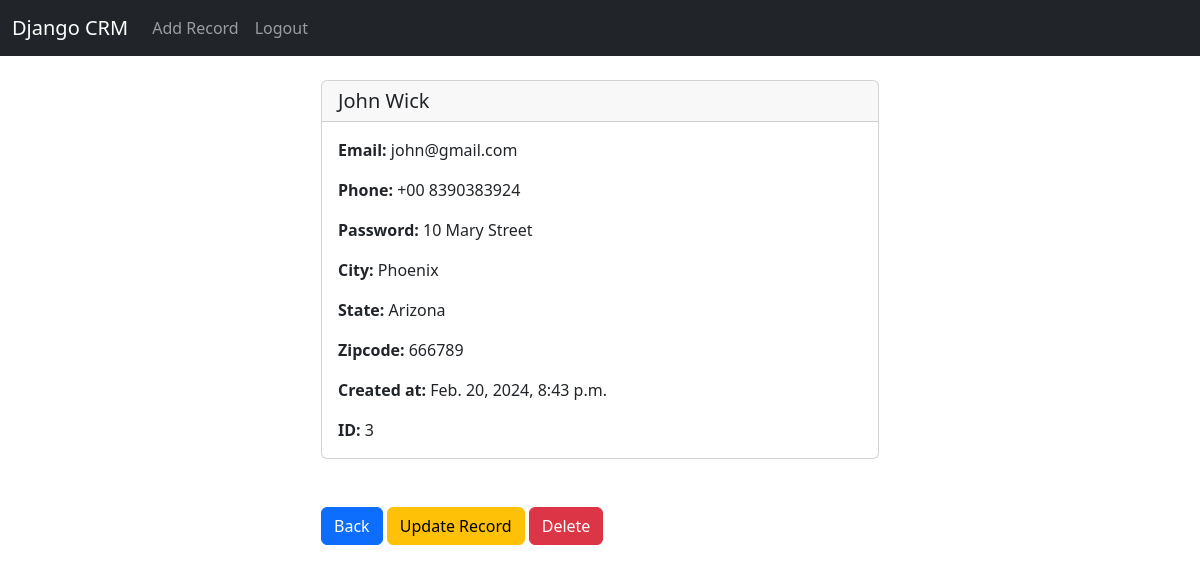
Screenshot of /record/3 (signed in) with the database file from the repository.
### website/models.py (models this page shows, shortened)
class Record(models.Model):
    created_at = models.DateTimeField(auto_now_add=True)
    first_name = models.CharField(max_length=50)
    last_name = models.CharField(max_length=50)
    email = models.CharField(max_length=100)
    phone = models.CharField(max_length=15)
    address = models.CharField(max_length=100)
    city = models.CharField(max_length=50)
    state = models.CharField(max_length=50)
    zipcode = models.CharField(max_length=20)

### website/views.py (the view)
# urls.py: path('record/<int:pk>', views.customer_record, name='record'),
def customer_record(request, pk):
    if request.user.is_authenticated:
        customer_record = Record.objects.get(id=pk)
        return render(request, 'record.html', {'customer_record': customer_record})
    else:
        messages.success(request, "You must be Logged In to view that page...")
        return redirect('home')

### website/templates/record.html (shortened to what this page needs)
{% extends "base.html" %}
{% block content %}
<div class="col-md-6 offset-md-3">
<div class="card">
    <h5 class="card-header">{{ customer_record.first_name }} {{ customer_record.last_name }}</h5>
    <div class="card-body">
      <p class="card-text"><strong>Email: </strong> {{ customer_record.email }}</p>
      <p class="card-text"><strong>Phone: </strong> {{ customer_record.phone }}</p>
      <p class="card-text"><strong>Password: </strong> {{ customer_record.address }}</p>
      <p class="card-text"><strong>City: </strong> {{ customer_record.city }}</p>
      <p class="card-text"><strong>State: </strong> {{ customer_record.state }}</p>
      <p class="card-text"><strong>Zipcode: </strong> {{ customer_record.zipcode }}</p>
      <p class="card-text"><strong>Created at: </strong> {{ customer_record.created_at }}</p>
      <p class="card-text"><strong>ID: </strong> {{ customer_record.id }}</p>
    </div>
  </div>
<a href={% url "home" %} class="btn btn-primary">Back</a>
<a href={% url "update_record" customer_record.id %} class="btn btn-warning">Update Record</a>
<a href={% url "delete_record" customer_record.id %} class="btn btn-danger">Delete</a>
</div>
{% endblock  %}

### rows the page displays
Record: first_name "John", last_name "Wick", email "john@gmail.com", phone "+00 8390383924", address "10 Mary Street", city "Phoenix", state "Arizona", zipcode "666789", created_at "Feb. 20, 2024, 8:43 p.m.", id "3"
